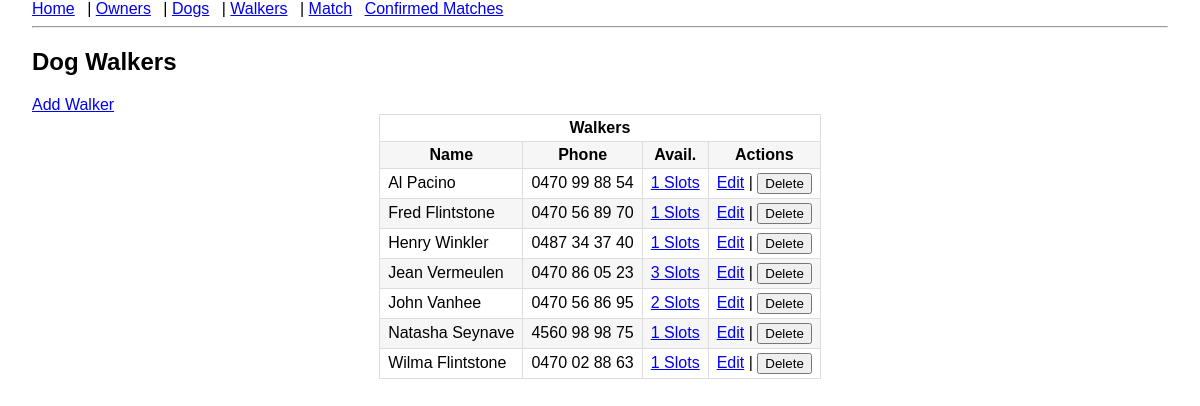
The app's page /walkers with its own data.
### models.py (models this page shows)
class DogWalker(db.Model):
    id = db.Column(db.Integer, primary_key=True)
    name = db.Column(db.String(100), nullable=False)
    phone = db.Column(db.String(40))
    availabilities = db.relationship(
        "Availability", backref="walker", cascade="all, delete-orphan"
    )

### app.py (the view)
@app.route("/walkers")
def walkers():
    walkers = DogWalker.query.order_by(DogWalker.name.asc()).all()
    table_name = DogWalker.__tablename__
    return render_template("walkers.html", walkers=walkers)

### templates/walkers.html
{% extends "layout.html" %}
{% block content %}
<h2>Dog Walkers</h2>
<a href="{{ url_for('add_walker') }}">Add Walker</a>
<table class="table table-striped table-centered">
    <thead>
    <tr>
        <th colspan="4">Walkers</th>
    </tr>
    <tr>
        <th>Name</th>
        <th>Phone</th>
        <th>Avail.</th>
        <th>Actions</th>
    </tr>
    </thead>
    {% for walker in walkers %}
    <tr>
        <td>{{ walker.name }}</td>
        <td>{{ walker.phone }}</td>
        <td>
            <a href="{{ url_for('manage_availability', entity='walker', entity_id=walker.id) }}">
                {{ walker.availabilities|length }} Slots
            </a>
        </td>
        <td>
            <a href="{{ url_for('edit_walker', walker_id=walker.id) }}">Edit</a>
            |
            <form action="{{ url_for('delete_walker', walker_id=walker.id) }}" method="post" style="display:inline;">
                <button type="submit" onclick="return confirm('Are you sure you want to delete this walker?');" class="btn btn-danger">
                    Delete
                </button>
            </form>
        </td>
    </tr>
    {% endfor %}
</table>
{% endblock %}

### static/style.css (style rules this page uses)
body { font-family: Arial, sans-serif; margin: 0 2rem; }
table { border-collapse: collapse; width: auto; margin: 0 auto; }
th, td { border: 1px solid #ddd; padding: 4px 8px; }
tr:nth-child(even) { background: #f6f6f6; }

### static/css/custom.css (style rules this page uses)
.table-centered { margin: 0 auto; width: auto; }
.table-centered th, .table-centered td { white-space: nowrap; }

### records on screen
DogWalker: name "Al Pacino", phone "0470 99 88 54", availabilities|length "1"
DogWalker: name "Fred Flintstone", phone "0470 56 89 70", availabilities|length "1"
DogWalker: name "Henry Winkler", phone "0487 34 37 40", availabilities|length "1"
DogWalker: name "Jean Vermeulen", phone "0470 86 05 23", availabilities|length "3"
DogWalker: name "John Vanhee", phone "0470 56 86 95", availabilities|length "2"
DogWalker: name "Natasha Seynave", phone "4560 98 98 75", availabilities|length "1"
DogWalker: name "Wilma Flintstone", phone "0470 02 88 63", availabilities|length "1"
